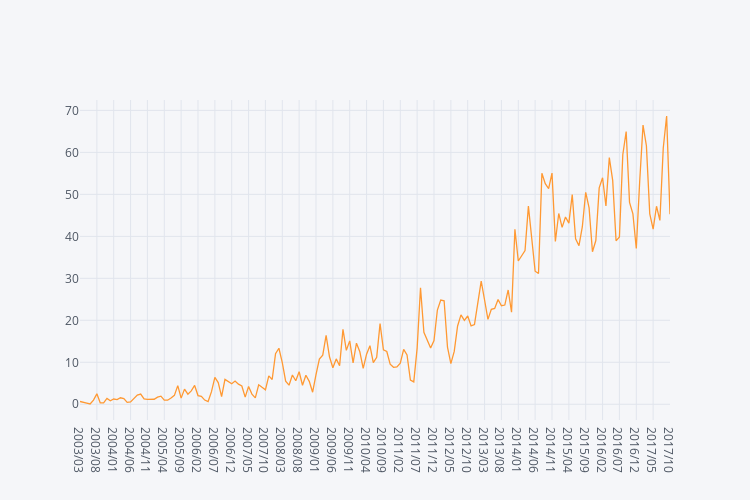

Notebook source saved alongside this figure:
### Markdown cell above
## Number of commits per Day

### Code cell
daily = data.set_index('date').resample('D').size()
monthly_mean = daily.resample('M').mean()
monthly_mean.index = monthly_mean.index.strftime('%Y/%m')
iplot(monthly_mean.iplot(asFigure=True, dimensions=(750, 500)))

### Figure 1 — Plotly figure (JSON) as saved in the notebook; plotly's stock layout.template omitted (floating-point values rounded to 4 significant figures; data arrays with more than 128 entries replaced by an {"elided": "..."} marker saying what was removed)
{"data": [{"line": {"color": "rgba(255, 153, 51, 1.0)", "dash": "solid", "width": 1.3}, "mode": "lines", "name": "None", "text": "", "type": "scatter", "x": {"elided": "176 str values"}, "y": {"elided": "176 float values"}}], "layout": {"height": 500, "legend": {"bgcolor": "#F5F6F9", "font": {"color": "#4D5663"}}, "paper_bgcolor": "#F5F6F9", "plot_bgcolor": "#F5F6F9", "titlefont": {"color": "#4D5663"}, "width": 750, "xaxis1": {"gridcolor": "#E1E5ED", "showgrid": true, "tickfont": {"color": "#4D5663"}, "title": "", "titlefont": {"color": "#4D5663"}, "zerolinecolor": "#E1E5ED"}, "yaxis1": {"gridcolor": "#E1E5ED", "showgrid": true, "tickfont": {"color": "#4D5663"}, "title": "", "titlefont": {"color": "#4D5663"}, "zerolinecolor": "#E1E5ED"}}}
